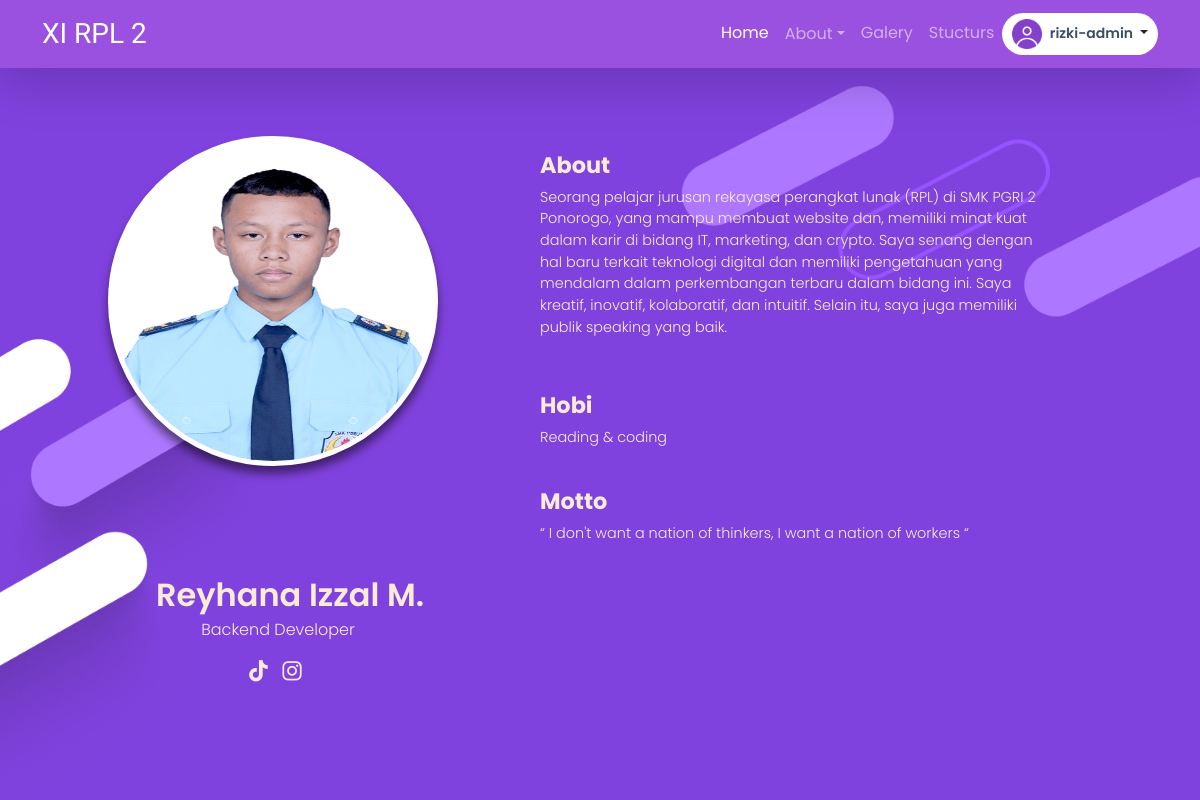
Page /detail/86 (signed in) on the committed database.
### kelas/models.py (models this page shows, shortened)
class AboutStudent(models.Model):
    name = models.CharField(max_length=255)
    motto = models.CharField(max_length=255)
    studentImg = models.ImageField(upload_to=filepath, null=True, blank=False)
    about = models.CharField(max_length=600, null=True)
    hobi = models.CharField(max_length=255, null=True)
    skils = models.CharField(max_length=200, blank=True, null=True)

### kelas/views.py (the view)
# urls.py: path("detail/<int:id>", views.detail, name="detail"),
@login_required(login_url="users:login")
def detail(request, id):
    detail_siswa = AboutStudent.objects.get(id=id)
    template = loader.get_template('detail_siswa.html')
    context = {
        'detail_siswa': detail_siswa
    }
    return HttpResponse(template.render(context, request))

### kelas/templates/detail_siswa.html (shortened to what this page needs)
<!DOCTYPE html>
{% load static %}
<html lang="en">
  <head>
    <link href="https://unpkg.com/boxicons@2.1.4/css/boxicons.min.css" rel="stylesheet" />
    <link
      rel="stylesheet"
      href="https://cdnjs.cloudflare.com/ajax/libs/font-awesome/6.6.0/css/all.min.css"
    />
     <link rel="stylesheet" href="{% static "css/detail.css" %}">
    <link href="https://cdn.jsdelivr.net/npm/bootstrap@5.3.3/dist/css/bootstrap.min.css" rel="stylesheet" />
  </head>
  <body>
 <nav class="navbar navbar-expand-lg navbar-dark fixed-top shadow-lg">
      <div class="container">
        <a class="navbar-brand fs-3" href="#">XI RPL 2</a>
        <div class="collapse navbar-collapse" id="navbarNav">
          <ul class="navbar-nav ms-auto">
            <li class="nav-item">
              <a class="nav-link active" aria-current="page" href="{% url "index" %}">Home</a>
            </li>
            <div class="btn-group">
              <button type="button" class="btn dropdown-toggle nav-link" data-bs-toggle="dropdown" aria-expanded="false">About</button>
            </div>
            <li class="nav-item">
              <a class="nav-link" href="{% url "index" %}">Galery</a>
            </li>
            <li class="nav-item">
              <a class="nav-link" href="{% url "index" %}">Stucturs</a>
            </li>
             <li class="nav-item">
              {% if user.is_authenticated %}
              <div class="btn-group">
                <button id="login" class="btn bg-white btn-sm rounded-5 pl-1 pr-3 dropdown-toggle" data-bs-toggle="dropdown">
                  <img style="width: 30px" src="{% static 'asset/img/avatar.png' %}" alt="" class="me-1" />
                  <span class="fw-semibold">{{ user.username }}</span>
                </button>
                  </div>
              {% else %}
                <button id="login" class="btn bg-white btn-sm rounded-5 pl-1 pr-3">
                  <img style="width: 30px" src="{% static 'asset/img/avatar.png' %}" alt="" class="me-1" />
                  <span class="fw-semibold"><a href="{% url 'users:login' %}" class="login text-decoration-none">Login</a></span>
                </button>
              {% endif %}
            </li>
          </ul>
        </div>
      </div>
    </nav>
    <section class="details-student" style="background-image: url({% static "asset/img/bg.png" %});">
      <div class="container">
        <div class="profile-about row d-flex justify-content-center align-items-center">
          <div class="col-md-5 d-flex justify-content-center">
            <div class="profile">
              <img src="{{ detail_siswa.studentImg.url }}" class="card-img" alt="Profile Image" />
            </div>
          </div>
          <div class="col-md-7">
            <div class="about mt-5">
              <h2 class="title fw-bold">About</h2>
              <p class="content fw-light text-wrap">{{ detail_siswa.about }}</p>
            </div>
          </div>
          <div class="col-md-7">
            <div class="hobi mt-5">
              <h2 class="title fw-bold">Hobi</h2>
              <p class="content fw-light">{{ detail_siswa.hobi }}</p>
            </div>
          </div>
          <div class="col-md-7">
            <div class="motto mt-5">
              <h2 class="title fw-bold">Motto</h2>
              <p class="content fw-light text-start text-wrap">{{ detail_siswa.motto }}</p>
            </div>
          </div>
        </div>
        <div class="row profile-name d-flex flex-column align-items-center">
          <div class="col">
            <div class="name">
              <h2 class="fw-semibold">{{ detail_siswa.name }}</h2>
              <p class="fw-light me-4 text-center lh-1">{{ detail_siswa.skils }}</p>
              <div class="social-media title d-flex justify-content-center">
                <div class="tiktok">
                  <a href="#"><i class="bx bxl-tiktok"></i></a>
                </div>
                <div class="instagram">
                  <a href="#" class="instagram"><i class="bx bxl-instagram"></i></a>
                </div>
              </div>
            </div>
          </div>
        </div>
      </div>
    </section>
  </body>
</html>

### rows in the picture
AboutStudent: studentImg (picture), about "Seorang pelajar jurusan rekayasa perangkat lunak (RPL) di SMK PGRI 2 Ponorogo, yang mampu membuat website dan, memiliki minat kuat dalam karir di bidang IT, marketing, dan crypto. Saya senang dengan hal baru terkait teknologi digital dan memiliki pengetahuan yang mendalam dalam perkembangan terbaru dalam bidang ini. Saya kreatif, inovatif, kolaboratif, dan intuitif. Selain itu, saya juga memiliki publik speaking yang baik.", hobi "Reading & coding", motto "“ I don't want a nation of thinkers, I want a nation of workers “", name "Reyhana Izzal M.", skils "Backend Developer"

### other values in the picture
{{ user.username }} "rizki-admin"
